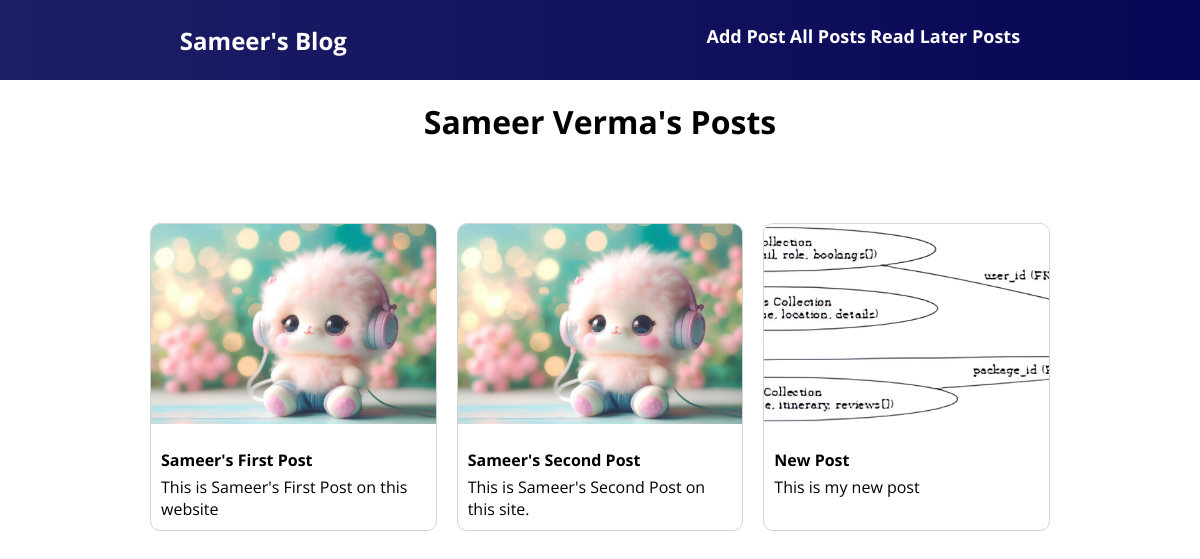
Screenshot of /author/posts/1 with the database file from the repository.
### blog/models.py (models this page shows, shortened)
class Post(models.Model):
  title=models.CharField(max_length=200)
  meta = models.TextField()
  image = models.ImageField(upload_to="images",null=True)
  date = models.DateTimeField(auto_now=True)
  slug = models.SlugField(db_index=True)
  content = models.TextField()
  author = models.ForeignKey(Author, on_delete=models.CASCADE, related_name="posts")
  tags = models.ManyToManyField(Tag,related_name="posts")
  def get_absolute_url(self):
      return reverse("single-post",args=[self.slug,self.id])

### blog/views.py (the view)
# urls.py: path('author/posts/<int:id>', views.AuthorPosts.as_view(), name="author-posts"),
class AuthorPosts(View):
    def get(self, request, id):
        try:
            author = Author.objects.get(pk=id)
            author_posts = author.posts.all()
            return render(request, "blog/author_posts.html", {
                "author_name": f"{author.first_name} {author.last_name}",
                "author_posts": author_posts
            })
        except:
            return Http404()

### blog/templates/blog/author_posts.html (shortened to what this page needs)
{% extends "base.html" %}
{% load static %}
{% block css_files %}
  <link rel="stylesheet" href="{% static "blog/header.css" %}"/>
  <link rel="stylesheet" href="{% static "blog/posts.css" %}"/>
{% endblock css_files %}
{% block content %}
  {% include "blog/includes/header.html" %}
  <div class="container">
    <h1>{{author_name}}'s Posts</h1>
    <div class="posts-container">
      {% for post in author_posts %}
        {% include "blog/includes/post_title_meta.html" %}
      {% endfor %}
    </div>
  </div>
{% endblock content %}

### blog/templates/blog/includes/post_title_meta.html
<div class="post">
  <a href="{{ post.get_absolute_url }}">
    <img src="{{post.image.url}}"/>
    <div class="post-text">
      <h4>{{post.title}}</h4>
      <p>{{post.meta}}</p>
    </div>
  </a>
</div>

### static/styles.css (style rules this page uses)
* { font-family: "Open Sans", sans-serif, "Times New Roman", Times, serif; box-sizing: border-box; padding: 0; margin: 0; }
a { text-decoration: none; color: black; }
.container { display: flex; align-items: center; flex-direction: column; gap:10vh; padding:20px; }

### blog/static/blog/posts.css (style rules this page uses)
.posts-container { display: grid; grid-template-columns: repeat(auto-fit,minmax(200px,1fr)); gap:20px; width: 100%; max-width: 900px; }
.post img { width:100%; height:200px; object-fit: cover; margin-bottom: 10px; }
.post-text { padding:10px; }
.post-text p { margin-top:5px; }

### rows the page displays
Post: image (picture), title "Sameer's First Post", meta "This is Sameer's First Post on this website"
Post: image (picture), title "Sameer's Second Post", meta "This is Sameer's Second Post on this site."
Post: image (picture), title "New Post", meta "This is my new post"

### other values shown
{{ author_name }} "Sameer Verma"
